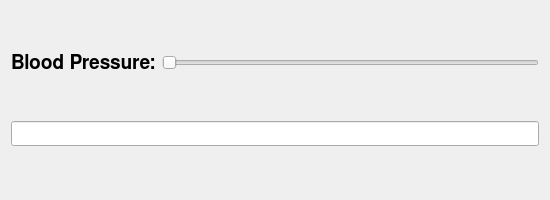
<?xml version="1.0" encoding="UTF-8"?>
<ui version="4.0">
 <class>Form</class>
 <widget class="QWidget" name="Form">
  <property name="geometry">
   <rect>
    <x>0</x>
    <y>0</y>
    <width>550</width>
    <height>200</height>
   </rect>
  </property>
  <property name="windowTitle">
   <string>Form</string>
  </property>
  <layout class="QVBoxLayout" name="verticalLayout">
   <item>
    <layout class="QHBoxLayout" name="horizontalLayout">
     <item>
      <widget class="QLabel" name="label">
       <property name="font">
        <font>
         <family>FreeSans</family>
         <pointsize>14</pointsize>
         <bold>true</bold>
        </font>
       </property>
       <property name="text">
        <string>Blood Pressure:</string>
       </property>
      </widget>
     </item>
     <item>
      <widget class="QSlider" name="horizontalSlider">
       <property name="orientation">
        <enum>Qt::Horizontal</enum>
       </property>
      </widget>
     </item>
    </layout>
   </item>
   <item>
    <widget class="QLineEdit" name="lineEdit">
     <property name="font">
      <font>
       <family>FreeSans</family>
       <pointsize>12</pointsize>
      </font>
     </property>
    </widget>
   </item>
  </layout>
 </widget>
 <resources/>
 <connections/>
</ui>
